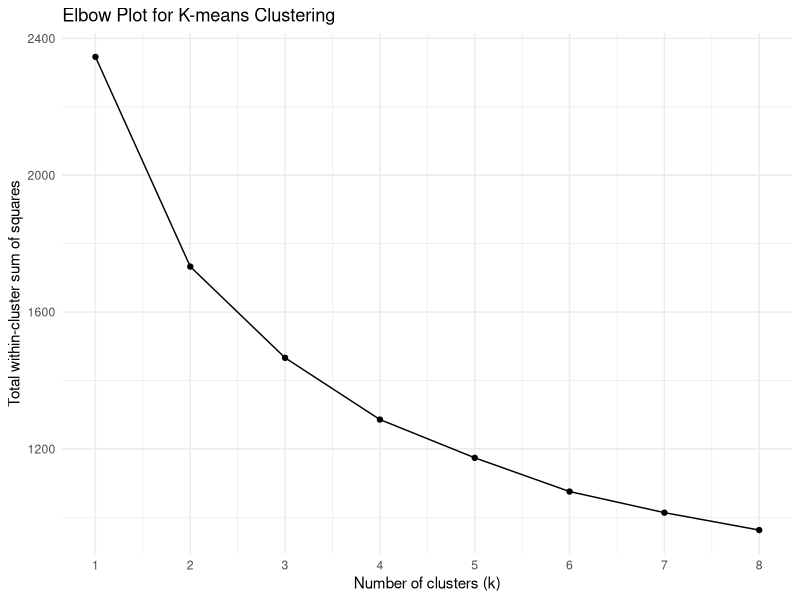
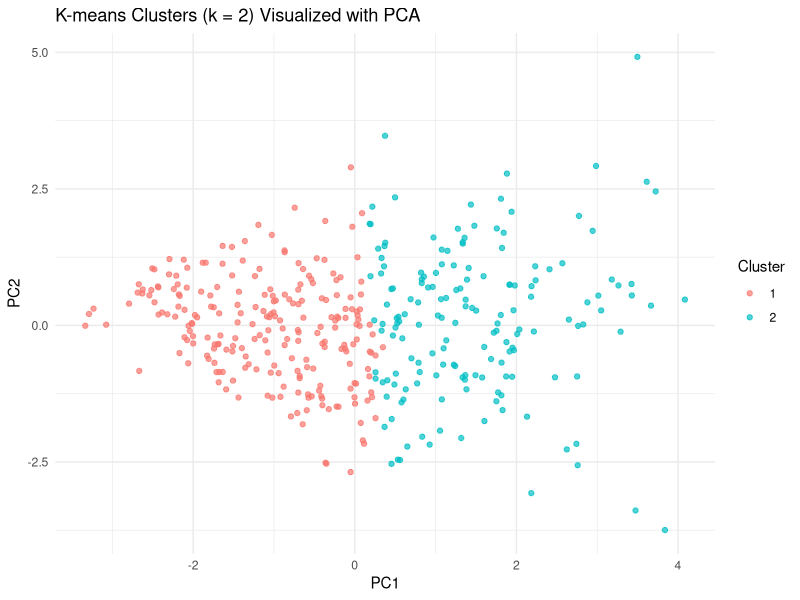
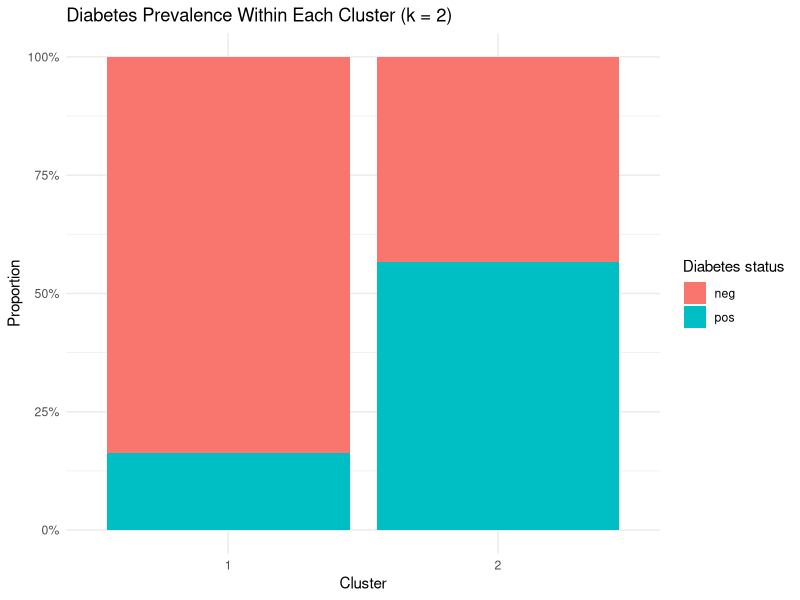
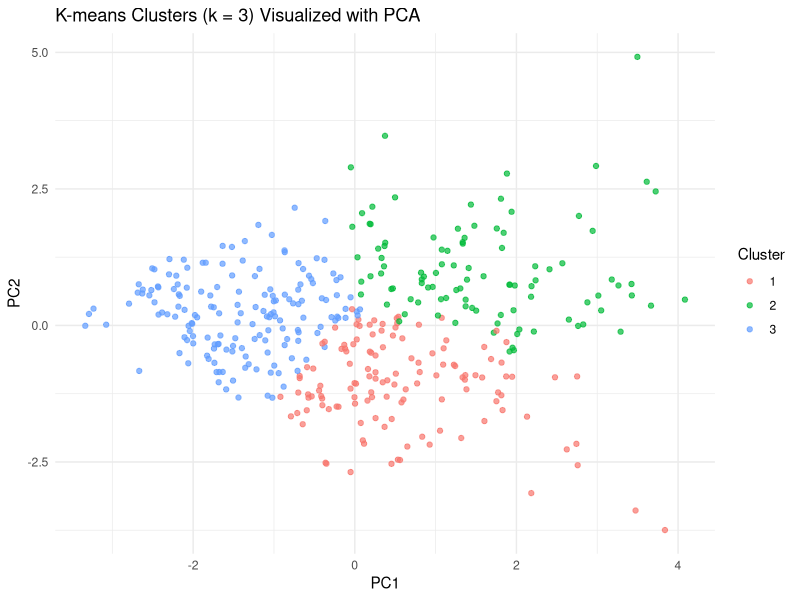
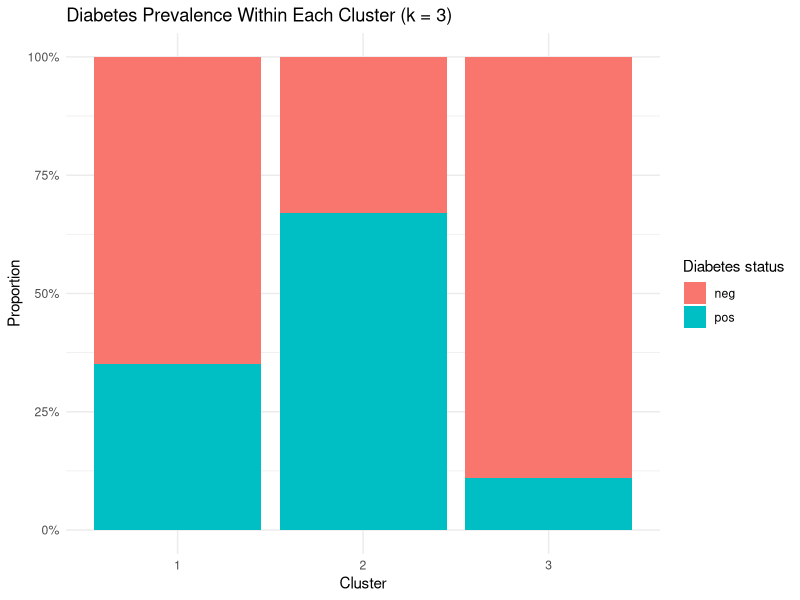

R code for these plots, in order:
## ---- chunk 1
knitr::opts_chunk$set(echo = TRUE, message = FALSE, warning = FALSE)
## ---- chunk 2
library(tidyverse)
library(mlbench)

data("PimaIndiansDiabetes2")

# Take a quick look at the data
head(PimaIndiansDiabetes2)
## ---- chunk 3
# Select numeric variables for clustering (keep diabetes for later comparison)
pima_num <- PimaIndiansDiabetes2 %>%
  select(glucose, pressure, triceps, insulin, mass, age, diabetes)

# Remove rows with missing values in these variables
pima_complete <- pima_num %>%
  drop_na()

# Check how many observations remain
nrow(pima_num)
nrow(pima_complete)
## ---- chunk 4
# Data frame of numeric features (without the outcome)
pima_features <- pima_complete %>%
  select(glucose, pressure, triceps, insulin, mass, age)

# Scale the variables: each column to have mean 0, sd 1
pima_scaled <- scale(pima_features)

# Inspect summary of scaled variables
summary(pima_scaled)
## ---- chunk 5
set.seed(219)  # for reproducibility

# Use the sapply function to apply this function to k = 1-8
wss <- sapply(1:8, function(k) {
  kmeans(pima_scaled, centers = k, nstart = 25)$tot.withinss
})

elbow_df <- data.frame(
  k = 1:8,
  wss = wss
)

elbow_df
## ---- chunk 6
elbow_df %>%
  ggplot(aes(x = k, y = wss)) +
  geom_line() +
  geom_point() +
  scale_x_continuous(breaks = 1:8) +
  labs(title = "Elbow Plot for K-means Clustering",
       x = "Number of clusters (k)",
       y = "Total within-cluster sum of squares") +
  theme_minimal()
## ---- chunk 7
set.seed(219)

k2 <- kmeans(pima_scaled, centers = 2, nstart = 25)

# Print summary of the k-means result
k2
## ---- chunk 8
pima_k2 <- pima_complete %>%
  mutate(cluster = factor(k2$cluster))

# How many observations per cluster?
pima_k2 %>%
  count(cluster)
## ---- chunk 9
cluster_means_k2 <- pima_k2 %>%
  group_by(cluster) %>%
  summarize(
    glucose = mean(glucose, na.rm = TRUE),
    pressure = mean(pressure, na.rm = TRUE),
    triceps = mean(triceps, na.rm = TRUE),
    insulin = mean(insulin, na.rm = TRUE),
    mass = mean(mass, na.rm = TRUE),
    age = mean(age, na.rm = TRUE),
    .groups = "drop"
  )

cluster_means_k2
## ---- chunk 10
# Don't need to scale here since the data is already scaled
pca <- prcomp(pima_scaled, center = FALSE, scale. = FALSE)

pca_df_k2 <- data.frame(
  PC1 = pca$x[, 1],
  PC2 = pca$x[, 2],
  cluster = pima_k2$cluster,
  diabetes = pima_k2$diabetes
)

ggplot(pca_df_k2, aes(x = PC1, y = PC2, color = cluster)) +
  geom_point(alpha = 0.7) +
  labs(title = "K-means Clusters (k = 2) Visualized with PCA",
       color = "Cluster") +
  theme_minimal()
## ---- chunk 11
cluster_diabetes_tab_k2 <- pima_k2 %>%
  count(cluster, diabetes) %>%
  group_by(cluster) %>%
  mutate(prop = n / sum(n))

cluster_diabetes_tab_k2
## ---- chunk 12
cluster_diabetes_tab_k2 %>%
  ggplot(aes(x = cluster, y = prop, fill = diabetes)) +
  geom_col(position = "fill") +
  scale_y_continuous(labels = scales::percent) +
  labs(title = "Diabetes Prevalence Within Each Cluster (k = 2)",
       x = "Cluster",
       y = "Proportion",
       fill = "Diabetes status") +
  theme_minimal()
## ---- chunk 13
set.seed(219)

k3 <- kmeans(pima_scaled, centers = 3, nstart = 25)

pima_k3 <- pima_complete %>%
  mutate(cluster = factor(k3$cluster))

# Cluster sizes
pima_k3 %>%
  count(cluster)
## ---- chunk 14
cluster_means_k3 <- pima_k3 %>%
  group_by(cluster) %>%
  summarize(
    glucose = mean(glucose, na.rm = TRUE),
    pressure = mean(pressure, na.rm = TRUE),
    triceps = mean(triceps, na.rm = TRUE),
    insulin = mean(insulin, na.rm = TRUE),
    mass = mean(mass, na.rm = TRUE),
    age = mean(age, na.rm = TRUE),
    .groups = "drop"
  )

cluster_means_k3
## ---- chunk 15
pca_df_k3 <- data.frame(
  PC1 = pca$x[, 1],
  PC2 = pca$x[, 2],
  cluster = pima_k3$cluster,
  diabetes = pima_k3$diabetes
)

ggplot(pca_df_k3, aes(x = PC1, y = PC2, color = cluster)) +
  geom_point(alpha = 0.7) +
  labs(title = "K-means Clusters (k = 3) Visualized with PCA",
       color = "Cluster") +
  theme_minimal()
## ---- chunk 16
cluster_diabetes_tab_k3 <- pima_k3 %>%
  count(cluster, diabetes) %>%
  group_by(cluster) %>%
  mutate(prop = n / sum(n))

cluster_diabetes_tab_k3
## ---- chunk 17
cluster_diabetes_tab_k3 %>%
  ggplot(aes(x = cluster, y = prop, fill = diabetes)) +
  geom_col(position = "fill") +
  scale_y_continuous(labels = scales::percent) +
  labs(title = "Diabetes Prevalence Within Each Cluster (k = 3)",
       x = "Cluster",
       y = "Proportion",
       fill = "Diabetes status") +
  theme_minimal()
